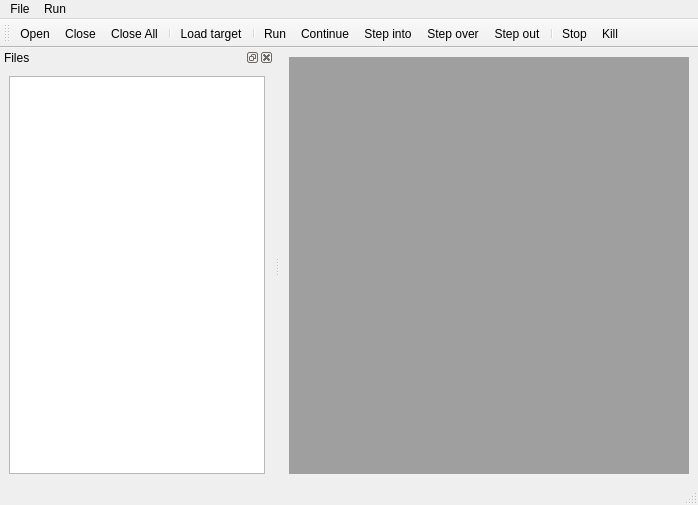
<ui version="4.0" >
 <class>UIMonkeyDbg</class>
 <widget class="QMainWindow" name="UIMonkeyDbg" >
  <property name="geometry" >
   <rect>
    <x>0</x>
    <y>0</y>
    <width>698</width>
    <height>505</height>
   </rect>
  </property>
  <property name="windowTitle" >
   <string>Monkey Debugger</string>
  </property>
  <property name="dockNestingEnabled" >
   <bool>true</bool>
  </property>
  <widget class="QWidget" name="mCentralWidget" >
   <layout class="QVBoxLayout" name="verticalLayout_5" >
    <item>
     <widget class="QMdiArea" name="maWorkspace" />
    </item>
   </layout>
  </widget>
  <widget class="QMenuBar" name="mbMenu" >
   <property name="geometry" >
    <rect>
     <x>0</x>
     <y>0</y>
     <width>698</width>
     <height>24</height>
    </rect>
   </property>
   <widget class="QMenu" name="menuFile" >
    <property name="title" >
     <string>File</string>
    </property>
    <addaction name="aOpenFile" />
    <addaction name="aCloseFile" />
    <addaction name="aCloseAllFiles" />
   </widget>
   <widget class="QMenu" name="menuRun" >
    <property name="title" >
     <string>Run</string>
    </property>
    <addaction name="aLoadTarget" />
    <addaction name="separator" />
    <addaction name="aRun" />
    <addaction name="aContinue" />
    <addaction name="aStepInto" />
    <addaction name="aStepOver" />
    <addaction name="aStepOut" />
    <addaction name="separator" />
    <addaction name="aStop" />
    <addaction name="aKill" />
   </widget>
   <addaction name="menuFile" />
   <addaction name="menuRun" />
  </widget>
  <widget class="QStatusBar" name="sbStatus" />
  <widget class="QToolBar" name="tbActions" >
   <property name="windowTitle" >
    <string>toolBar</string>
   </property>
   <attribute name="toolBarArea" >
    <enum>TopToolBarArea</enum>
   </attribute>
   <attribute name="toolBarBreak" >
    <bool>false</bool>
   </attribute>
   <addaction name="aOpenFile" />
   <addaction name="aCloseFile" />
   <addaction name="aCloseAllFiles" />
   <addaction name="separator" />
   <addaction name="aLoadTarget" />
   <addaction name="separator" />
   <addaction name="aRun" />
   <addaction name="aContinue" />
   <addaction name="aStepInto" />
   <addaction name="aStepOver" />
   <addaction name="aStepOut" />
   <addaction name="separator" />
   <addaction name="aStop" />
   <addaction name="aKill" />
  </widget>
  <widget class="QDockWidget" name="dwFiles" >
   <property name="windowTitle" >
    <string>Files</string>
   </property>
   <attribute name="dockWidgetArea" >
    <number>1</number>
   </attribute>
   <widget class="QWidget" name="dwFilesContent" >
    <layout class="QVBoxLayout" name="verticalLayout" >
     <item>
      <widget class="QListWidget" name="lwFiles" >
       <property name="sizePolicy" >
        <sizepolicy vsizetype="Expanding" hsizetype="Maximum" >
         <horstretch>0</horstretch>
         <verstretch>0</verstretch>
        </sizepolicy>
       </property>
      </widget>
     </item>
    </layout>
   </widget>
  </widget>
  <action name="aRun" >
   <property name="icon" >
    <iconset resource="../resources/monkeydbg.qrc" >
     <normaloff>:/icons/run.png</normaloff>:/icons/run.png</iconset>
   </property>
   <property name="text" >
    <string>Run</string>
   </property>
   <property name="shortcut" >
    <string>Ctrl+R</string>
   </property>
  </action>
  <action name="aKill" >
   <property name="icon" >
    <iconset resource="../resources/monkeydbg.qrc" >
     <normaloff>:/icons/kill.png</normaloff>:/icons/kill.png</iconset>
   </property>
   <property name="text" >
    <string>Kill</string>
   </property>
   <property name="shortcut" >
    <string>Ctrl+K</string>
   </property>
  </action>
  <action name="aContinue" >
   <property name="icon" >
    <iconset resource="../resources/monkeydbg.qrc" >
     <normaloff>:/icons/play.png</normaloff>:/icons/play.png</iconset>
   </property>
   <property name="text" >
    <string>Continue</string>
   </property>
   <property name="shortcut" >
    <string>F4</string>
   </property>
  </action>
  <action name="aOpenFile" >
   <property name="icon" >
    <iconset resource="../resources/monkeydbg.qrc" >
     <normaloff>:/icons/file-open.png</normaloff>:/icons/file-open.png</iconset>
   </property>
   <property name="text" >
    <string>Open</string>
   </property>
   <property name="shortcut" >
    <string>Ctrl+O</string>
   </property>
  </action>
  <action name="aStepInto" >
   <property name="icon" >
    <iconset resource="../resources/monkeydbg.qrc" >
     <normaloff>:/icons/step-into.png</normaloff>:/icons/step-into.png</iconset>
   </property>
   <property name="text" >
    <string>Step into</string>
   </property>
   <property name="shortcut" >
    <string>F5</string>
   </property>
  </action>
  <action name="aCloseFile" >
   <property name="icon" >
    <iconset resource="../resources/monkeydbg.qrc" >
     <normaloff>:/icons/file-close.png</normaloff>:/icons/file-close.png</iconset>
   </property>
   <property name="text" >
    <string>Close</string>
   </property>
   <property name="shortcut" >
    <string>Ctrl+W</string>
   </property>
  </action>
  <action name="aStepOver" >
   <property name="icon" >
    <iconset resource="../resources/monkeydbg.qrc" >
     <normaloff>:/icons/step-next.png</normaloff>:/icons/step-next.png</iconset>
   </property>
   <property name="text" >
    <string>Step over</string>
   </property>
   <property name="shortcut" >
    <string>F6</string>
   </property>
  </action>
  <action name="aStop" >
   <property name="icon" >
    <iconset resource="../resources/monkeydbg.qrc" >
     <normaloff>:/icons/stop.png</normaloff>:/icons/stop.png</iconset>
   </property>
   <property name="text" >
    <string>Stop</string>
   </property>
   <property name="shortcut" >
    <string>Ctrl+P</string>
   </property>
  </action>
  <action name="aLoadTarget" >
   <property name="icon" >
    <iconset resource="../resources/monkeydbg.qrc" >
     <normaloff>:/icons/exec-open.png</normaloff>:/icons/exec-open.png</iconset>
   </property>
   <property name="text" >
    <string>Load target</string>
   </property>
   <property name="shortcut" >
    <string>Ctrl+L</string>
   </property>
  </action>
  <action name="aStepOut" >
   <property name="icon" >
    <iconset resource="../resources/monkeydbg.qrc" >
     <normaloff>:/icons/step-out.png</normaloff>:/icons/step-out.png</iconset>
   </property>
   <property name="text" >
    <string>Step out</string>
   </property>
   <property name="shortcut" >
    <string>F7</string>
   </property>
  </action>
  <action name="aCloseAllFiles" >
   <property name="icon" >
    <iconset resource="../resources/monkeydbg.qrc" >
     <normaloff>:/icons/file-close-all.png</normaloff>:/icons/file-close-all.png</iconset>
   </property>
   <property name="text" >
    <string>Close All</string>
   </property>
  </action>
 </widget>
 <resources>
  <include location="../resources/monkeydbg.qrc" />
 </resources>
 <connections/>
</ui>
